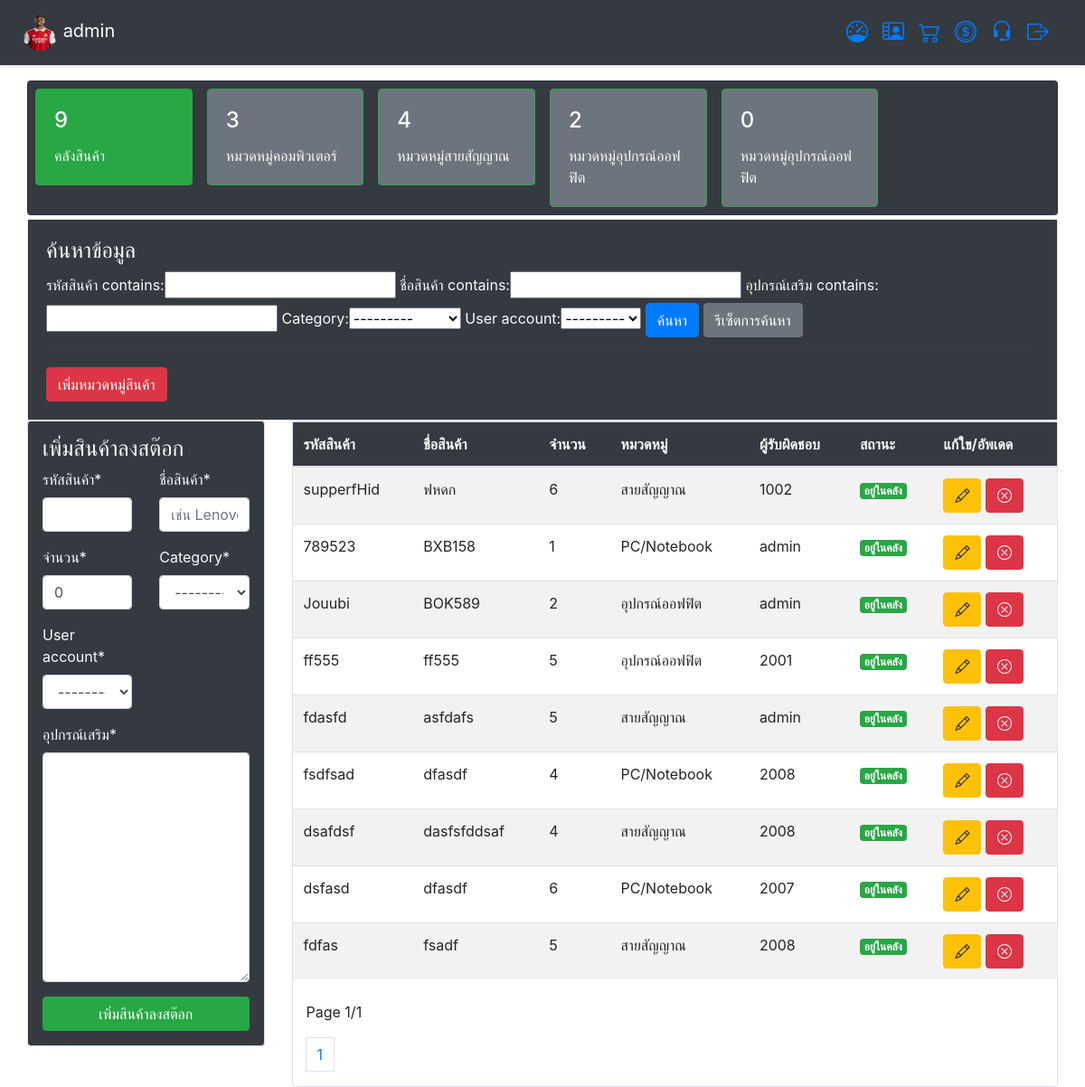
The page /stock/ (signed in) on the database its author committed.
### app_user/models.py (models this page shows, shortened)
class ProfileUser(models.Model):
    username = models.OneToOneField(User,on_delete=models.CASCADE) # ชื่อพนักงาน
    image_profile = models.ImageField('รูปภาพโปรไฟล์',upload_to='image_profile',null=True,blank=True,default='default.png')#รูปภาพโปรไฟล์
    nickname = models.CharField('ชื่อพนักงาน',max_length=20,blank=True)	# ชื่อเล่นพนักงาน
    address = models.CharField('ที่อยู่',max_length=255,blank=True,null=True)# ที่อยู่
    phone = models.CharField('เบอร์โทรศัพท์',max_length=10,blank=True) #  เบอร์โทรศัพท์
    image_id_card = models.ImageField('สำเนาบัตรประชาชน',upload_to='image_id_card',null=True,blank=True,default='default.png')#สำเนาบัตรประชาชน
    bank_id = models.IntegerField('หมายเลขบัญชีธนาคาร',blank=True,null=True)#หมายเลขบัญชีธนาคาร
    image_bank = models.ImageField('สำเนาบัญชีธนาคาร',upload_to='image_bank',null=True,blank=True,default='default.png') #สำเนาบัญชีธนาคาร
    level = models.TextChoices("Level", "ฝ่ายการตลาด ฝ่ายสต๊อกสินค้า ฝ่ายการเงินการบัญชี ฝ่ายบุคคล")
    permission = models.CharField('สิทธิ์การใช้งาน',blank=True, choices=level.choices, max_length=21)#สิทธิ์การใช้งาน
    team = models.ForeignKey(Team,on_delete=models.CASCADE,blank=True,null=True)#ฝาย
    position = models.ForeignKey(Positions,on_delete=models.CASCADE,blank=True,null=True)#ตำแหน่งงาน
    MedalType = models.TextChoices("MedalType", "น้อยกว่า1ปี 1ปี 2ปี มากกว่า3ปี")
    working_experience = models.CharField('ประสบการณ์ทำงาน',blank=True, choices=MedalType.choices, max_length=20)#ประสบการณ์ทำงาน
    working_skill = models.ForeignKey(Skill,on_delete=models.CASCADE,blank=True,null=True)#ทักษะการทำงาน
    worked_date = models.DateTimeField('วันเริ่มงาน',auto_now_add=True,blank=True,null=True)#วันเริ่มงาน
    image_check = models.BooleanField(default=False)
    other = models.TextField('หมายเหตุ',max_length=255,blank=True)
    class Meta:
        ordering = ["-username"]
        verbose_name_plural = "Profile"
        verbose_name = "Member"

### app_stock/models.py (models this page shows, shortened)
class Stock (models.Model):
    name = models.CharField('ชื่อสินค้า',max_length=60,null=True)
    serial = models.CharField("รหัสสินค้า",max_length=60,null=True)
    quatity = models.PositiveIntegerField('จำนวน',default=0)
    detail = models.TextField('อุปกรณ์เสริม',max_length=255,null=True)
    category = models.ForeignKey(Category,on_delete=models.CASCADE,null=True)
    user_account = models.ForeignKey(User,on_delete=models.CASCADE,null=True)
    date = models.DateTimeField('วันที่',auto_now_add=True,null=True,blank=True)
    class Meta:
        verbose_name_plural = "Stock"
        verbose_name = "Item"

class Category (models.Model):
    name = models.CharField('ชื่อหมวดหมู่',max_length=60)
    class Meta:
        verbose_name_plural = "Create Category"
        verbose_name = "Category"
    def __str__(self) :
        return self.name

### app_stock/views.py (the view)
# urls.py: path('',Dashboards,name='dashboard' ),
@login_required(login_url="/")
def dashboard (request):
	filter_item = StockFilter(request.GET,queryset=Stock.objects.all())
	filter_stock = filter_item.form
	item_stock = filter_item.qs
	if request.method == "POST":
		form_stock = StockForm(request.POST)
		if form_stock.is_valid():
			form_stock.save()
			return redirect("/stock")
	else:
		form_stock = StockForm()
	page = Paginator(item_stock,10)
	page_list = request.GET.get("page")
	page_stock = page.get_page(page_list)
	item_count_all = Stock.objects.all().count()
	item_count_computer = Stock.objects.all().filter(category='8').count()
	item_count_cable = Stock.objects.all().filter(category='9').count()
	item_count_office = Stock.objects.all().filter(category='10').count()
	item_count_telephone = Stock.objects.all().filter(category='11').count()
	context = {
		"form_stock":form_stock,
		"filter_stock":filter_stock,
		"item_stock":item_stock,
		"page_stock":page_stock,
		"item_count_all":item_count_all,
		"item_count_computer":item_count_computer,
		"item_count_cable":item_count_cable,
		"item_count_office":item_count_office,
		"item_count_telephone":item_count_telephone,
	}
	return render(request,'html_stock/stock.html',context)

### app_stock/forms.py
class StockForm(forms.ModelForm):
    name = forms.CharField(
        label='ชื่อสินค้า',min_length=3, max_length=50, required=True,
        widget=forms.TextInput(attrs={'placeholder':'เช่น Lenovo Ideapad 3... '})
        )
    class Meta:
        model = Stock
        fields = '__all__'

### templates/html_stock/stock.html (shortened to what this page needs)
{% extends 'base/layout.html' %}
{% load crispy_forms_tags %}
{% block content%}
<div class="container-fluid">
	{% include 'html_stock/base_stock.html'%}
	<div class="row mt-1">
		<div class="col-md-12 ">
			<div class="card border">
			  <div class="card-body bg-dark text-light">
				<h4>ค้นหาข้อมูล</h4>
				<form method="GET" action="#">
				{{ filter_stock }}
					<button type="submit" class="btn btn-primary">ค้นหา</button>
					<a class="btn btn-secondary " href="{% url 'stock'%}"> รีเซ็ตการค้นหา </a><hr>
					<a class="btn btn-danger " href="{% url 'add_Category'%}"> เพิ่มหมวดหมู่สินค้า </a>
				</form>
			  </div>
			</div>
		</div>
		<div class="col-md-3">
			<div class="card border p-3 bg-dark text-light">
				<h4>เพิ่มสินค้าลงสต๊อก </h4>
				<form method="POST" action="" >
					<div class="row">
						<div class="col-md-6">
							{{ form_stock.serial|as_crispy_field}}
						</div>
						<div class="col-md-6">
							{{ form_stock.name|as_crispy_field}}
						</div>
						<div class="col-md-6">
							{{ form_stock.quatity|as_crispy_field}}
						</div>
						<div class="col-md-6">
							{{ form_stock.category|as_crispy_field}}
						</div>
						<div class="col-md-6">
							{{ form_stock.user_account|as_crispy_field}}
						</div>
						<div class="col-md-12">
							{{ form_stock.detail|as_crispy_field}}
						</div>
					</div>
					<input type="submit" value="เพิ่มสินค้าลงสต๊อก" class="btn btn-success btn-block ">
				</form>
			</div>
		</div>
		<div class="col-md-9">
            <div class="card border">
				<table class="table table-striped ">
					<thead class="bg-dark text-light">
					  <tr>
						<th> รหัสสินค้า </th>
						<th> ชื่อสินค้า </th>
						<th> จำนวน </th>
						<th> หมวดหมู่ </th>
						<th> ผู้รับผิดชอบ </th>
						<th> สถานะ </th>
						<th> แก้ใข/อัพเดด </th>
					  </tr>
					</thead>
					<tbody>
					  {% for item in page_stock %}
					  <tr>
						<td> {{ item.serial }}</td>
						<td> {{ item.name }}</td>
						<td> {{ item.quatity }}</td>
						<td> {{ item.category }} </td>
						<td> {{ item.user_account }}</td>
						<td> <span class="badge badge-success">อยู่ในคลัง</span></td>
						<td>
							<a href="{% url 'update-stock' item.pk %}"class="btn btn-warning" ><i class="bi bi-pencil"></i></a>
							<a  href="{% url 'delete-stock' item.pk %}" class="btn btn-danger"><i class="bi bi-x-circle"></i></a>
						</td>
					  </tr>
					  {% endfor %}
					</tbody>
				</table>
				<div class="container-fluid mt-2">
					<div class="row">
						<div class="col-md-12">
							<nav aria-label="Page navigation example">
								<p>Page {{page_stock.number}}/{{page_stock.paginator.num_pages}} </p>
								<ul class="pagination">
								{% for num_page in page_stock.paginator.page_range %}
								{% if page_stock.number == num_page %}
									<li class="page-item"><a class="page-link" href="{% url 'stock'%}?page={{ num_page }}">{{ num_page }}</a></li>
								{% else %}
									<li class="page-item"><a class="page-link" href="{% url 'stock'%}?page={{ num_page }}">{{ num_page }}</a></li>
								{% endif %}
								{% endfor %}
								</ul>
							</nav>
						</div>
					</div>
				</div>
            </div>
        </div>
	</div>
</div>
{% endblock content %}

### templates/base/navbar.html (shortened to what this page needs)
<div class="d-flex flex-column flex-md-row align-items-center p-3 px-md-4 mb-3 bg-dark border-bottom shadow-sm">
	<h5 class = "my-0 mr-md-auto font-weight-normal text-light"><img src="{{ user.profileuser.image_profile.url }}" width="40" height="40"class="rounded-circle" > {{ user.username}}</h5>
	<nav class="my-2 my-md-0 mr-md-3  ">
		<h5 class="my-0 mr-md-auto font-weight-normal text-light"><a href ="/dashboard/"><i class="bi bi-speedometer fa-5x" style="font-size:24px;"></i></a></h5>
	</nav>
	{% if user.is_authenticated and user.is_superuser and user.is_staff %}
	<nav class="my-2 my-md-0 mr-md-3">
		<h5 class="my-0 mr-md-auto font-weight-normal text-light"><a href ="/user/"><i class="bi bi-person-video2" style="font-size:24px;"></i></a></h5>
	</nav>
	<nav class="my-2 my-md-0 mr-md-3">
		<h5 class="my-0 mr-md-auto font-weight-normal text-light"><a href="/stock/"><i class="bi bi-cart2" style="font-size:24px;"></i></a></h5>
	</nav>
	<nav class="my-2 my-md-0 mr-md-3">
		<h5 class="my-0 mr-md-auto mr-md-auto font-weight-normal text-light"><a href="/money/"><i class="bi bi-coin" style="font-size:24px;"></i></a></h5>
	</nav>
	<nav class="my-2 my-md-0 mr-md-3">
		<h5 class="my-0 mr-md-auto mr-md-auto font-weight-normal text-light"><a href="/sale/"><i class="bi bi-headset" style="font-size:24px;"></i></a></h5>
	</nav>
	{% elif  user.is_authenticated and user.profileuser.permission == "ฝ่ายบุคคล" %}
	<nav class="my-2 my-md-0 mr-md-3">
		<h5 class="my-0 mr-md-auto font-weight-normal text-light"><a href ="/user/"><i class="bi bi-person-video2" style="font-size:24px;"></i></a></h5>
	</nav>
	{% elif  user.is_authenticated and user.profileuser.permission == "ฝ่ายสต๊อกสินค้า" %}
	<nav class="my-2 my-md-0 mr-md-3">
		<h5 class="my-0 mr-md-auto font-weight-normal text-light"><a href="/stock/"><i class="bi bi-cart2" style="font-size:24px;"></i></a></h5>
	</nav>
	{% elif  user.is_authenticated and user.profileuser.permission == "ฝ่ายการเงินการบัญชี" %}
	<nav class="my-2 my-md-0 mr-md-3">
		<h5 class="my-0 mr-md-auto mr-md-auto font-weight-normal text-light"><a href="/money/"><i class="bi bi-coin" style="font-size:24px;"></i></a></h5>
	</nav>
	{% elif  user.is_authenticated and user.profileuser.permission == "ฝ่ายการตลาด" %}
	<nav class="my-2 my-md-0 mr-md-3">
		<h5 class="my-0 mr-md-auto mr-md-auto font-weight-normal text-light"><a href="/sale/"><i class="bi bi-headset" style="font-size:24px;"></i></a></h5>
	</nav>
	{% endif %}
	<nav class="my-2 my-md-0 mr-md-3">
		<a href="/logout"><i class="bi bi-box-arrow-right" style="font-size:24px;" ></i></a>
	</nav>
</div>

### rows shown on the page
Stock: serial "supperfHid", name "ฟหดก", quatity "6", category "สายสัญญาณ", user_account "1002"
Stock: serial "789523", name "BXB158", quatity "1", category "PC/Notebook", user_account "admin"
Stock: serial "Jouubi", name "BOK589", quatity "2", category "อุปกรณ์ออฟฟิต", user_account "admin"
Stock: serial "ff555", name "ff555", quatity "5", category "อุปกรณ์ออฟฟิต", user_account "2001"
Stock: serial "fdasfd", name "asfdafs", quatity "5", category "สายสัญญาณ", user_account "admin"
Stock: serial "fsdfsad", name "dfasdf", quatity "4", category "PC/Notebook", user_account "2008"
Stock: serial "dsafdsf", name "dasfsfddsaf", quatity "4", category "สายสัญญาณ", user_account "2008"
Stock: serial "dsfasd", name "dfasdf", quatity "6", category "PC/Notebook", user_account "2007"
Stock: serial "fdfas", name "fsadf", quatity "5", category "สายสัญญาณ", user_account "2008"

### other values the page prints
{{ user.username }} "admin"
{{ item_count_all }} "9"
{{ item_count_computer }} "3"
{{ item_count_cable }} "4"
{{ item_count_office }} "2"
{{ item_count_telephone }} "0"
{{ page_stock.number }} "1"
{{ page_stock.paginator.num_pages }} "1"
{{ num_page }} "1"
